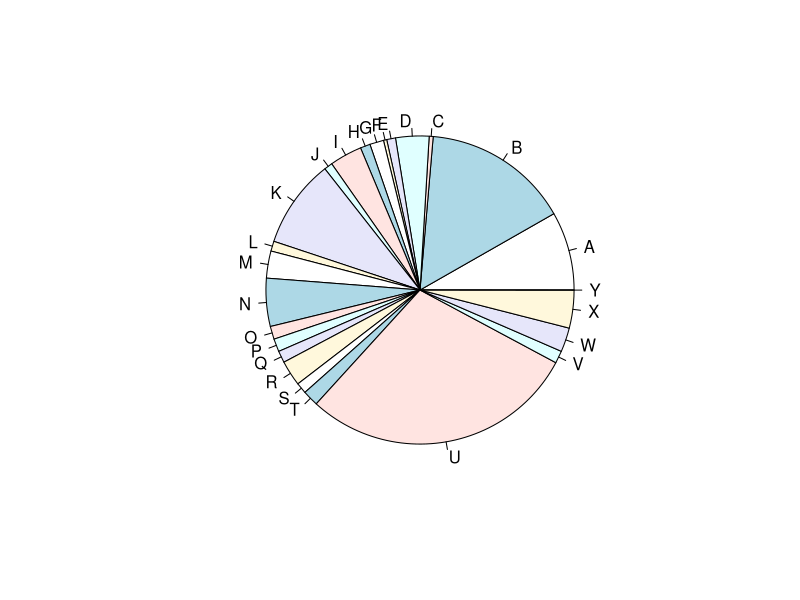
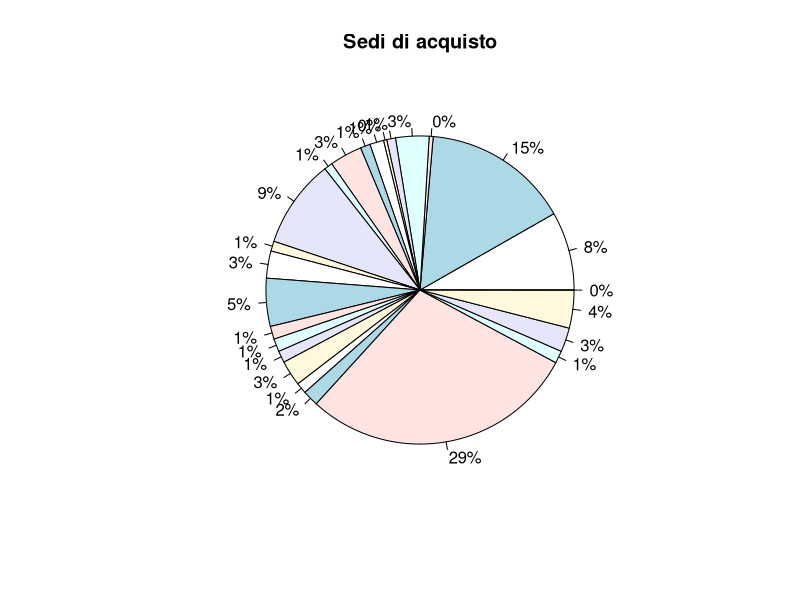
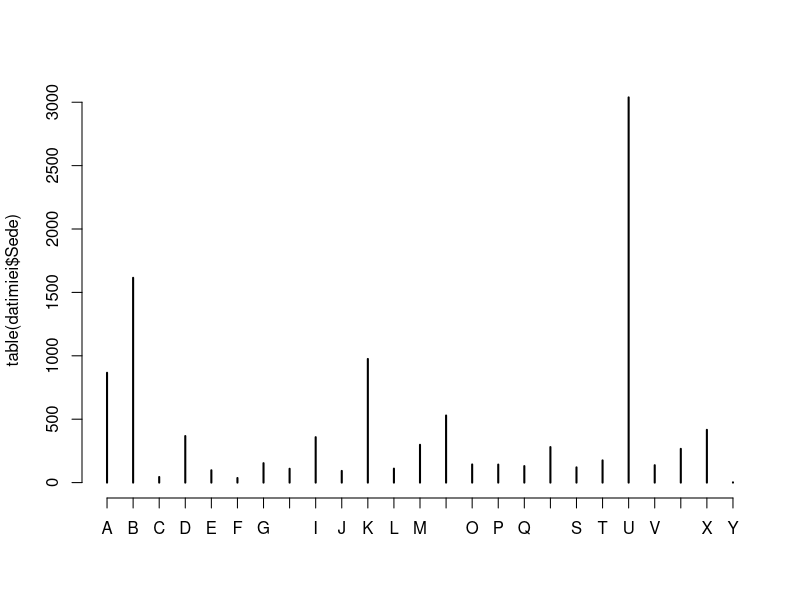
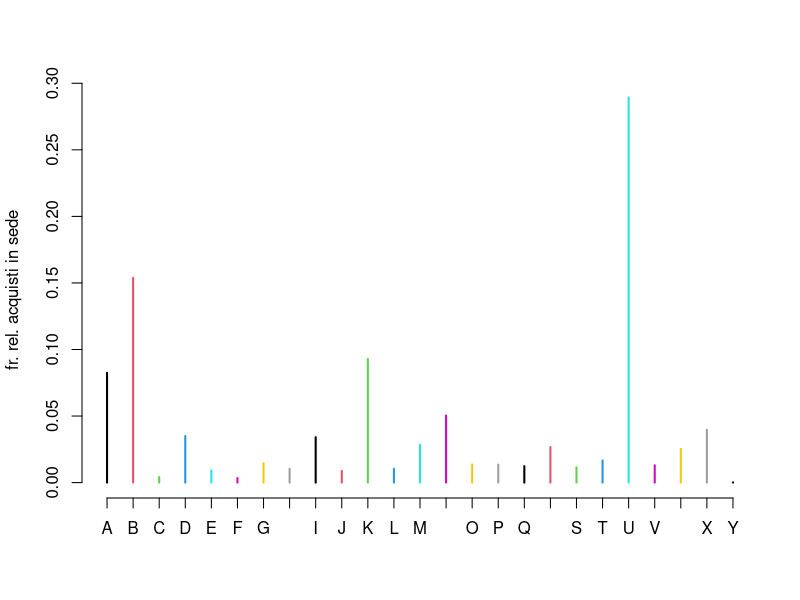

These charts were generated, in order, by the following R code:
library("readxl")
#carichiamo il dataset 
datimiei<-as.data.frame(read_excel("dati_2021_data_spesa_sede.xlsx"))

# Calcolo delle frequenze assolute
table(datimiei$Sede)

#calcolo delle frequenze relative
table(datimiei$Sede)/length(datimiei$Sede)*100

#calcolo delle frequenze assolute cumulate
cumsum(table(datimiei$Sede))

#calcolo delle frequenze relative cumulate
cumsum(table(datimiei$Sede)/length(datimiei$Sede))

#  DIAGRAMMA A TORTA
pie(table(datimiei$Sede))

#diagramma a torta con l'indicazione delle percentuali
pie(table(datimiei$Sede),labels=paste(round(proportions(table(datimiei$Sede))*100),"%",sep=""),main = "Sedi di acquisto")

#disegno del diagramma delle frequenze assolute della variabile esami
plot(table(datimiei$Sede))


#disegno del diagramma delle frequenze relative della variabile
plot(table(datimiei$Sede)/length(datimiei$Sede),col=1:25,ylab="fr. rel. acquisti in sede")

#moda
#in R non esiste una funzione predefinita, si può usare una funzione opportuna
getmode<-function(v){ 
  uniqv<-unique(v) #crea un vettore senza duplicati
  uniqv[which.max(tabulate(match(v,uniqv)))]
}
moda<-getmode(datimiei$Sede)
moda










